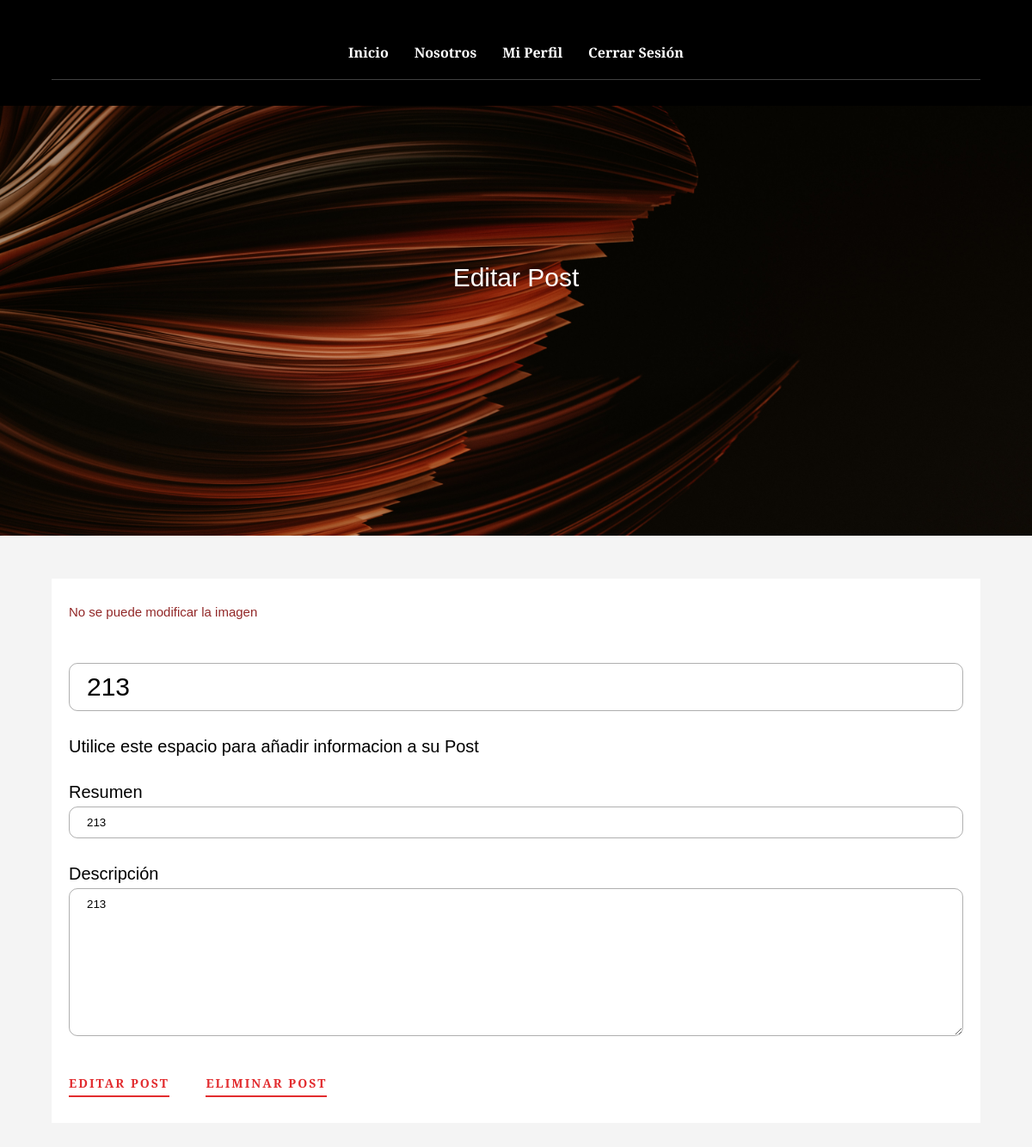
The page /post-edit/12 (signed in) on the database its author committed.
### Post/models.py (models this page shows)
class Post(models.Model):
    title = models.CharField(max_length=100)
    summary = models.TextField()
    description = models.TextField()
    image = models.ImageField(upload_to="post", null = True, blank = True)
    created_post = models.DateTimeField(default=timezone.now)
    user = models.ForeignKey(User, on_delete=models.CASCADE)

### Post/views.py (the view)
# urls.py: path("post-edit/<int:post_id>", views.edit_post, name="post-edit"),
@login_required
def edit_post(request, post_id):
    post = models.Post.objects.get(pk=post_id)
    if request.method == "POST":
        form = PostForm(request.POST, request.FILES)
        if form.is_valid():
            post.id = post_id
            post.image = post.image
            post.title = form.cleaned_data["title"]
            post.summary = form.cleaned_data["summary"]
            post.description = form.cleaned_data["description"]
            post.save()
            return redirect(f"/post/{post.id}")
    else:
        print(post.image)
        form = PostForm(initial={"image": post.image, "title": post.title, "summary": post.summary, "description": post.description})
        return render( request, "edit_post.html", {"form": form, "post": post})

### Post/forms.py
class PostForm(forms.ModelForm):
    class Meta:
        model = Post
        fields = ["image", "title", "summary", "description"]
        exclude = ('user','created_post',)
        labels = {
            "image": "Portada del Post",
            "summary": "Resumen",
            "description": "Descripción",
        }
        widgets = {
            "image": forms.FileInput(attrs={"class": "campo--summary", "accept":"image/*"}),
            "title": forms.TextInput(attrs={"placeholder": "Escribe tu título aquí", "class": "campo--title"}),
            "summary": forms.TextInput(attrs={"placeholder": "Añade información que aparecerá en el resumen de sus post", "class": "campo--summary"}),
            "description": forms.Textarea(attrs={"placeholder": "Esciba su post...", "class": "campo--description"})
        }

### templates/edit_post.html (shortened to what this page needs)
{% extends "base.html" %}
{% block link %}
    {% load static %}
    <link rel="stylesheet" href="{% static '/css/newpost.css' %}">
{% endblock %}
{% block portada-title %}
<p class="post--portada">Editar Post</p>
{% endblock %}
{% block content %}
    <section class="container">
        <div class="bg-ff">
            <p class="no--edit">No se puede modificar la imagen</p>
            <form action="" method="POST" class="newpost">
                {% for field in form %}
                    {% if field.id_for_label != "id_image" %}
                        <div class="newpost__campo">
                            {% if field.id_for_label != "id_title" %}
                                <label for="{{ field.id_for_label}}">{{field.label}}</label>
                            {% endif %}
                            {{ field }}
                        </div>
                        {% if field.id_for_label == "id_title"  %}
                            <p class="campo--info">Utilice este espacio para añadir informacion a su Post</p>
                        {% endif%}
                    {% endif %}
                {% endfor %}
                <input type="submit" value="Editar Post" class="btn--create">
                <a class="btn--create btn--delete" href="{% url 'post-delete' post_id=post.id %}">Eliminar Post</a>
            </form>
        </div>
    </section>
{% endblock %}

### static/css/base.css (style rules this page uses)
*, *::before, *::after { margin: 0; box-sizing: inherit; }
html { font-size: 62.5%; box-sizing: border-box; }
body { background-color: #f4f4f4 }
h1, h2, h3, h4, a, p, span, li, label, input, input::placeholder, textarea, textarea::placeholder { font-family: 'Alegreya Sans', sans-serif; }
a { text-decoration: none; }
.container { width: min(90%, 125rem); margin: 0 auto; }
.btn--create { display: inline-block; font-size: 1.4rem; background-color: transparent; padding: 0.5rem 0; border: none; border-radius: 0px; border-bottom: 2px solid #e22c2f; width: auto; cursor: pointer; color: #e22c2f; text-transform: uppercase; font-weight: 700; letter-spacing: 2px; margin: 1rem 0; }
.portada__title h1, .portada__title p { color: #fff; }
.portada__title p { font-size: 3rem; }

### static/css/newpost.css (style rules this page uses)
.bg-ff { margin: 5rem 0; background-color: #fff; padding: 2rem; }
.no--edit { padding: 1rem 0; color: rgb(146, 40, 40); font-size: 1.5rem; }
.newpost__campo { display: flex; flex-direction: column; margin: 3rem 0; row-gap: 0.5rem; }
.campo--info { font-size: 2rem; }
label { font-size: 2rem; }
input, textarea { background-color: transparent; border: 1px solid rgba(0, 0, 0, 0.315); outline: none; padding: 1rem 2rem; border-radius: 10px; width: 100%; color: #000; }
.campo--title { font-size: 3rem; }
.btn--delete { margin-left: 4rem; }

### rows shown on the page
Post: form "213" "213" "213"

### other values the page prints
{{ field.label }} "Resumen" "Descripción"
